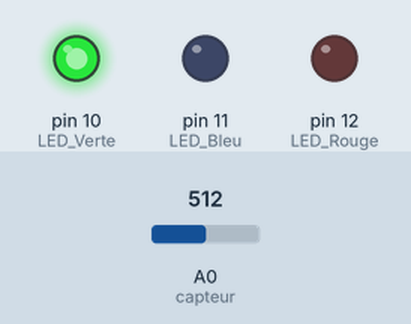
A sketch run on a simulated Arduino Uno, built with avr-gcc and run on an emulated ATmega328P. On the bench: output pins drawn as LEDs (lit = HIGH). The test bench sets the inputs (shaded band); at power-on: A0 (capteur) = 512.

Above: at 1.2 s.
1.3 s: A0 (capteur) set to 695
2.8 s: A0 (capteur) set to 728
At 3.6 s:
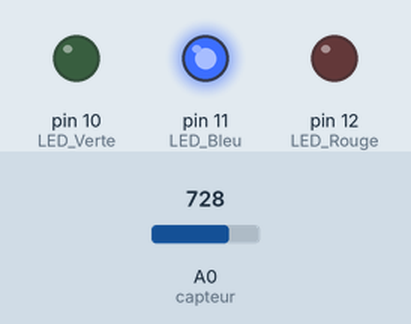
4.3 s: A0 (capteur) set to 306
At 4.8 s:
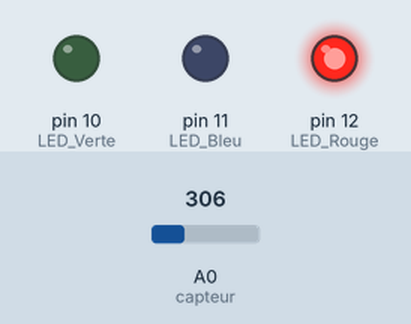
5.8 s: A0 (capteur) set to 350
7.3 s: A0 (capteur) set to 372
At 8.3 s:
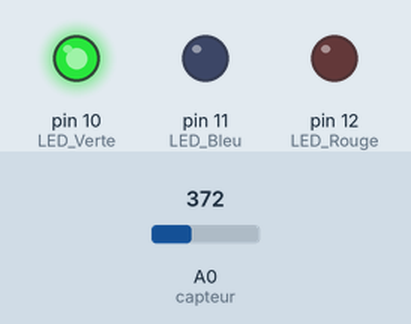
8.8 s: A0 (capteur) set to 122
At 9.4 s:
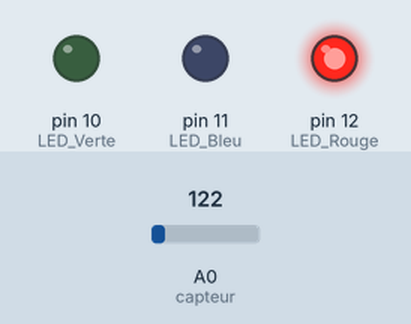
Timing chart, 0 to 11.3 s (numbered marks = the images above; inputs shaded):
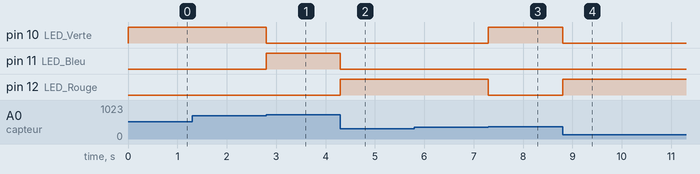

The sketch:

code.ino
```cpp
// C++ code
//
int hmd = 0;

void setup()
{
  pinMode(A0, INPUT); //capteur
  pinMode(12, OUTPUT); //LED Rouge
  pinMode(11, OUTPUT); //LED Bleu
  pinMode(10, OUTPUT); //LED Verte
}

void loop()
{
  hmd = analogRead(A0);
  hmd = hmd/8.76;

  if(hmd<40)
  {
  	digitalWrite(12,HIGH);
    digitalWrite(10,LOW);
    digitalWrite(11,LOW);
  }


  if(hmd>40&&hmd<80)
  {
    digitalWrite(12,LOW);
  	digitalWrite(10,HIGH);
    digitalWrite(11,LOW);
  }


  if(hmd>80)
  {
  	digitalWrite(11,HIGH);
    digitalWrite(10,LOW);
    digitalWrite(12,LOW);
  }
}
```

Measured:
- the behaviour switches between 709 and 710 on A0 (capteur) (found by bisection; images 0 and 1)
- the behaviour switches between 359 and 360 on A0 (capteur) (found by bisection; images 2 and 3)
- after the input at 1.3 s, every drawn part: stays the same
- after the input at 2.8 s, pin 10 (LED_Verte): HIGH → LOW at once; pin 11 (LED_Bleu): LOW → HIGH at once
- after the input at 4.3 s, pin 11 (LED_Bleu): HIGH → LOW at once; pin 12 (LED_Rouge): LOW → HIGH at once
- after the input at 5.8 s, every drawn part: stays the same
- after the input at 7.3 s, pin 10 (LED_Verte): LOW → HIGH at once; pin 12 (LED_Rouge): HIGH → LOW at once
- after the input at 8.8 s, pin 10 (LED_Verte): HIGH → LOW at once; pin 12 (LED_Rouge): LOW → HIGH at once
